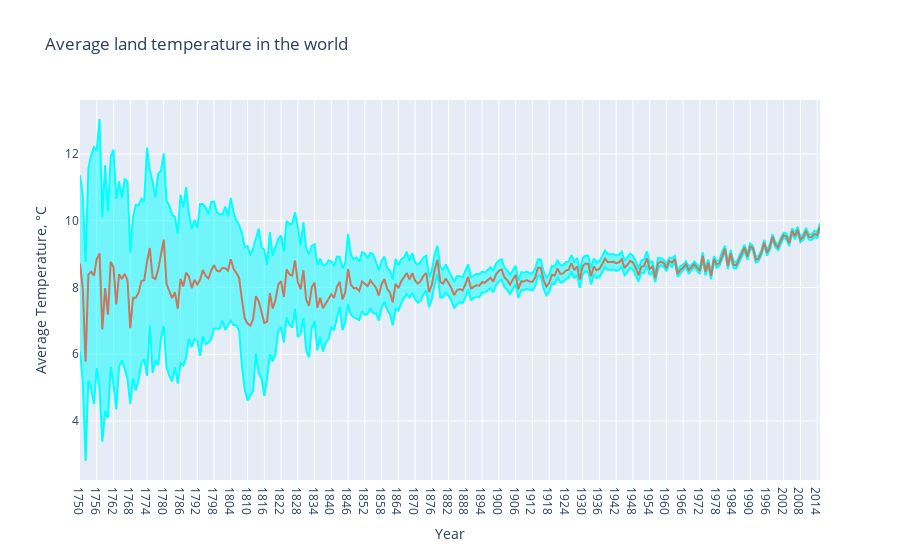

Notebook code cell kept with this figure:
### Markdown cell above
## Average Land Temperature

### Code cell
# Extract unique years from the 'dt' column in the global_temp DataFrame
years = np.unique(global_temp['dt'].apply(lambda x: x[:4]))

# Initialize empty lists to store mean temperature and uncertainty values
mean_temp_world = []
mean_temp_world_uncertainty = []

# Calculate mean temperature and uncertainty for each year
for year in years:
    mean_temp_world.append(global_temp[global_temp['dt'].apply(
        lambda x: x[:4]) == year]['LandAverageTemperature'].mean())
    mean_temp_world_uncertainty.append(global_temp[global_temp['dt'].apply(
        lambda x: x[:4]) == year]['LandAverageTemperatureUncertainty'].mean())

# Create traces for the plot using Plotly
trace0 = go.Scatter(
    x=years,
    y=np.array(mean_temp_world) + np.array(mean_temp_world_uncertainty),
    fill=None,
    mode='lines',
    name='Uncertainty top',
    line=dict(
        color='rgb(0, 255, 255)',
    )
)
trace1 = go.Scatter(
    x=years,
    y=np.array(mean_temp_world) - np.array(mean_temp_world_uncertainty),
    fill='tonexty',
    mode='lines',
    name='Uncertainty bot',
    line=dict(
        color='rgb(0, 255, 255)',
    )
)

trace2 = go.Scatter(
    x=years,
    y=mean_temp_world,
    name='Average Temperature',
    line=dict(
        color='rgb(199, 121, 093)',
    )
)

# Combine traces into data list
data = [trace0, trace1, trace2]

# Define layout for the plot
layout = go.Layout(
    xaxis=dict(title='Year'),
    yaxis=dict(title='Average Temperature, °C'),
    title='Average land temperature in the world',
    showlegend=False
)

# Create the figure using Plotly and display the plot
fig = go.Figure(data=data, layout=layout)
py.iplot(fig)

### Figure 1 — Plotly figure (JSON) as saved in the notebook; plotly's stock layout.template omitted (floating-point values rounded to 4 significant figures; data arrays with more than 128 entries replaced by an {"elided": "..."} marker saying what was removed)
{"data": [{"line": {"color": "rgb(0, 255, 255)"}, "mode": "lines", "name": "Uncertainty top", "type": "scatter", "x": {"elided": "266 str values"}, "y": {"elided": "266 float values"}}, {"fill": "tonexty", "line": {"color": "rgb(0, 255, 255)"}, "mode": "lines", "name": "Uncertainty bot", "type": "scatter", "x": {"elided": "266 str values"}, "y": {"elided": "266 float values"}}, {"line": {"color": "rgb(199, 121, 093)"}, "name": "Average Temperature", "type": "scatter", "x": {"elided": "266 str values"}, "y": {"elided": "266 float values"}}], "layout": {"showlegend": false, "title": {"text": "Average land temperature in the world"}, "xaxis": {"title": {"text": "Year"}}, "yaxis": {"title": {"text": "Average Temperature, °C"}}}}
